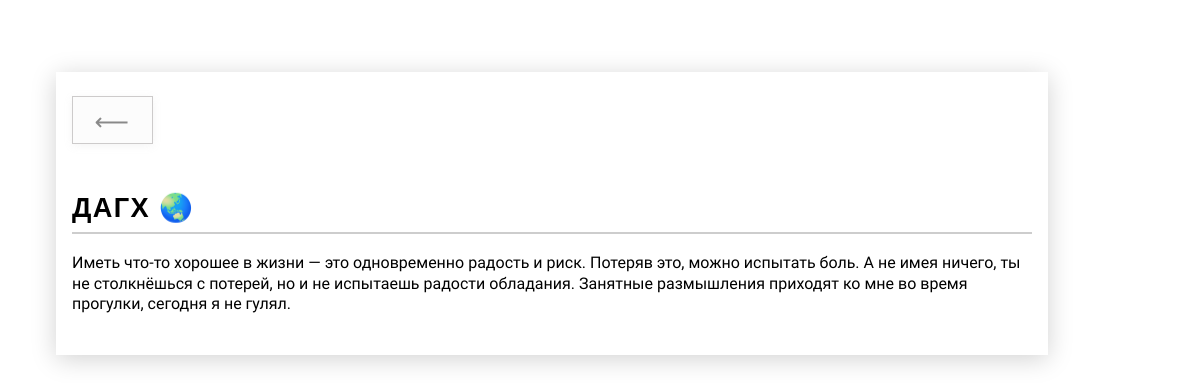
The page /article/5/ on the database its author committed.
### article/models.py (models this page shows, shortened)
class Article(models.Model):
    title = models.CharField(max_length=100)
    published = models.DateTimeField(auto_now_add=True)
    content = models.TextField()

### article/views.py (the view)
# urls.py: path('article/<int:pk>/', views.article_detail, name='article_detail'),
def article_detail(request, pk):
    article = Article.objects.get(pk=pk)
    return render(request, 'article/article_detail.html', {'article': article})

### article/templates/article/article_detail.html (shortened to what this page needs)
{% extends 'article/base.html' %}
{% load static %}
{% block content %}
<link rel="stylesheet" href="{% static 'css/article_detail.css' %}">
<div class="content-wrapper" id="article-content">
    <a href="{% url 'articles_list' %}" class="back-btn" title="Назад к списку">⟵</a>
    <h3>{{ article.title }}</h3>
    <p>{{ article.content }}</p>
</div>
{% endblock %}

### article/templates/article/base.html (shortened to what this page needs)
{% load static %}
<!DOCTYPE html>
<html>
  <head>
    <link rel="stylesheet" type="text/css" href="{% static 'css/base.css' %}" />
  </head>
  <body>
    <div id="main-content" class="main">
        {% block content %}{% endblock %}
    </div>
  </body>
</html>

### article/static/css/base.css (style rules this page uses)
body { display: flex; margin: 0; padding: 0; font-family: "Ysabeau SC", sans-serif; font-optical-sizing: auto; font-style: normal; font-weight: 400; font-style: normal; font-size: 16px; background-repeat: repeat-x; line-height: 1.3; overflow-x: hidden; }
.main { flex: 1; padding: 2rem; box-sizing: border-box; min-width: 0; }

### article/static/css/article_detail.css (style rules this page uses)
body { display: flex; justify-content: flex-start; align-items: flex-start; background: url('/static/img/your-background.jpg') no-repeat center center fixed; background-size: cover; margin: 0; min-height: 100vh; font-size: 1.1rem; overflow-x: hidden; }
main, .content-wrapper { max-width: 900px; width: 54vw; min-width: 340px; margin: 60px 0 60px 5vw; background: rgba(255,255,255,0.85); border-radius: 0px; box-shadow: 0 4px 24px rgba(0,0,0,0.18); padding: 2.5rem 2rem; transition: width 0.3s, font-size 0.3s; }
h3 { font-size: 2.2rem; font-weight: 700; font-family: 'Helvetica', Arial, sans-serif; border-bottom: 2px solid #cdcdcd; padding-bottom: 0.4rem; margin-bottom: 1.2rem; letter-spacing: 0.05em; text-transform: uppercase; transition: font-size 0.3s; }
p { font-size: 1.1rem; transition: font-size 0.3s; }
.back-btn { display: inline-block; align-self: flex-start; margin: 0 0 1.2rem 0; padding: 0.3em 0.9em; font-size: 1.5rem; color: #888; background: rgba(240,240,240,0.7); border: 1.5px solid #c6c4c4; border-radius: 0px; text-decoration: none; box-shadow: 0 2px 8px rgba(180,180,180,0.13); transition: background 0.2s, color 0.2s, border 0.2s; font-family: 'Arial Rounded MT Bold', 'Helvetica Neue', Arial, sans-serif; letter-spacing: 0.04em; filter: grayscale(0.3) contrast(1.1); position: sticky; top: 1.2rem; z-index: 2; }
@media (max-width: 1200px) { main, .content-wrapper { width: 80vw; max-width: 98vw; margin: 40px 0 40px 2vw; padding: 1.5rem 1rem; } }
@media (max-width: 1200px) { h3 { font-size: 1.7rem; } }
@media (max-width: 1200px) { p { font-size: 1rem; } }

### rows shown on the page
Article: title "ДАГХ 🌏", content "Иметь что-то хорошее в жизни — это одновременно радость и риск. Потеряв это, можно испытать боль. А не имея ничего, ты не столкнёшься с потерей, но и не испытаешь радости обладания. Занятные размышления приходят ко мне во время прогулки, сегодня я не гулял."
